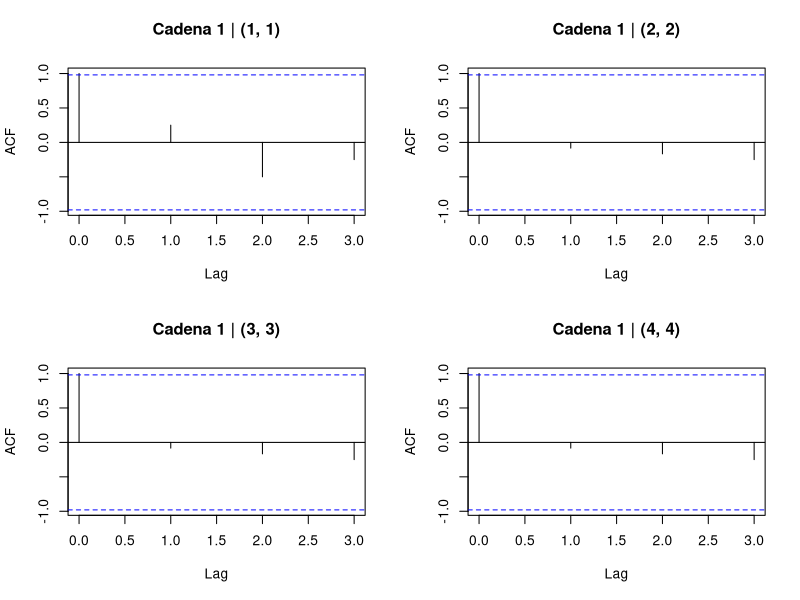
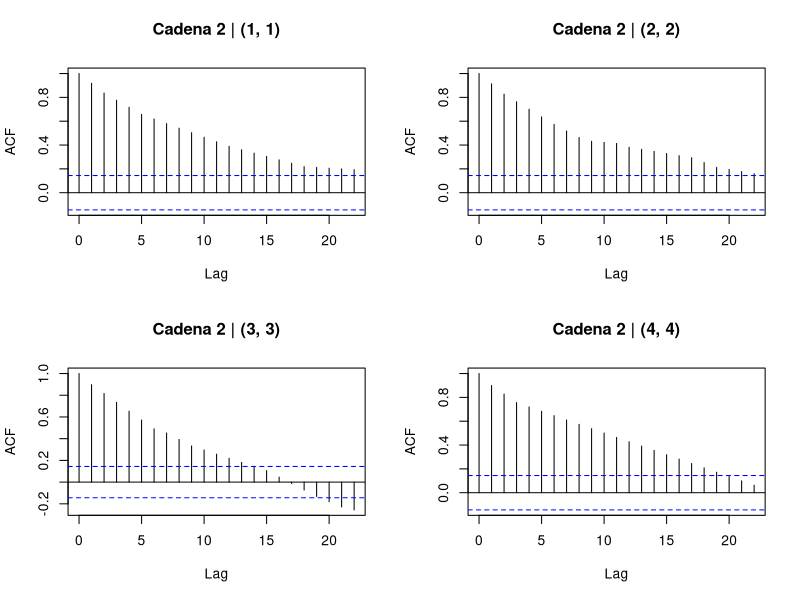
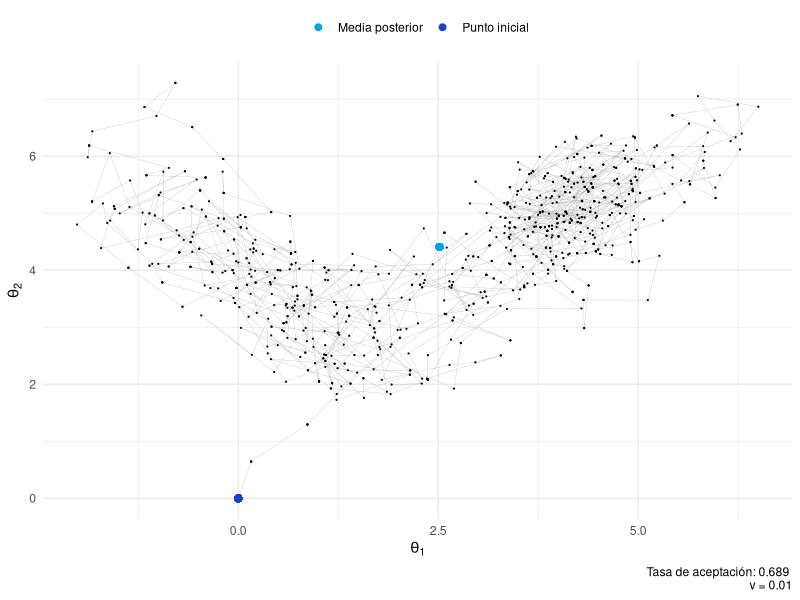
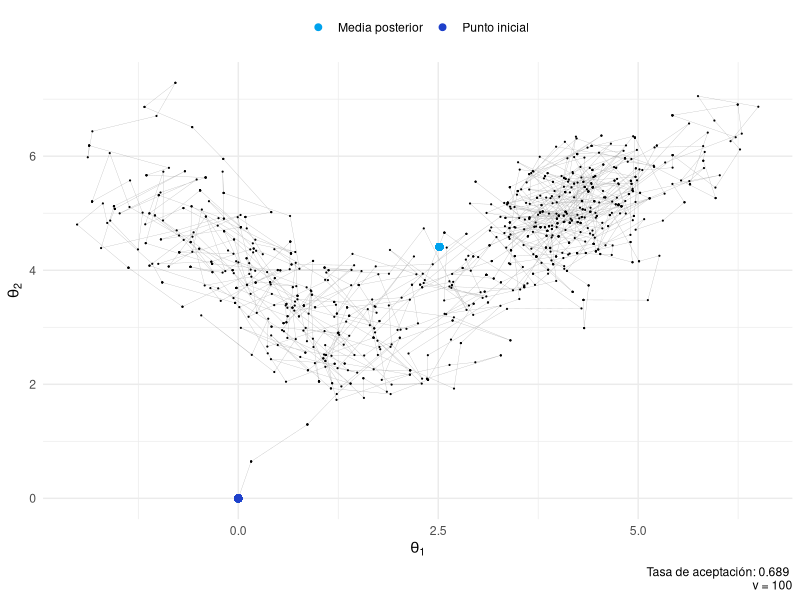
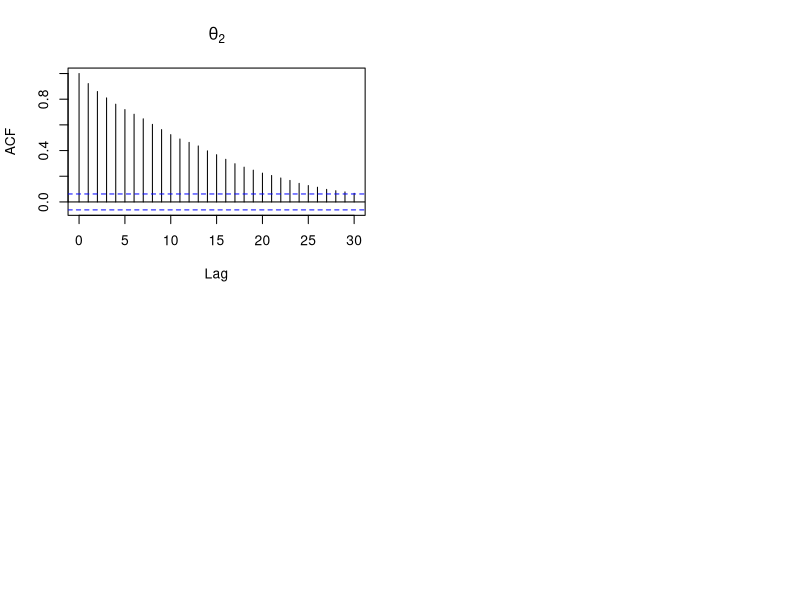
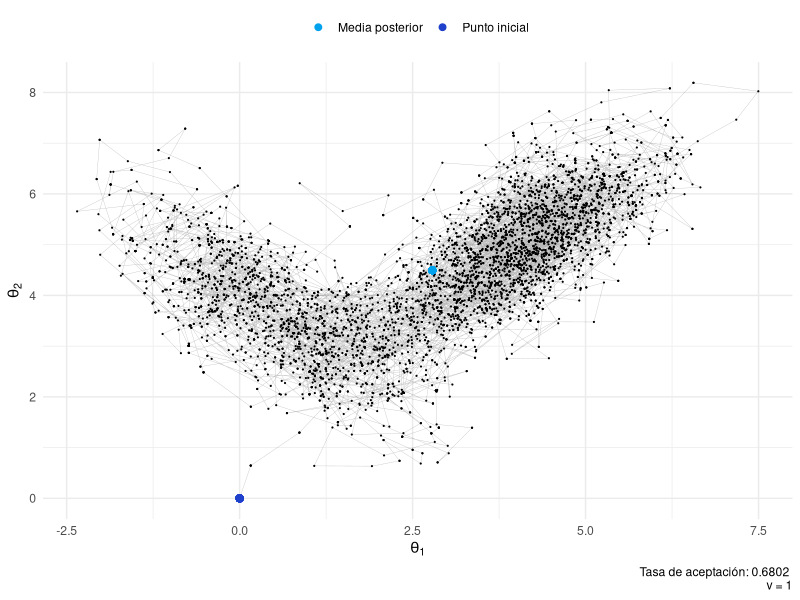
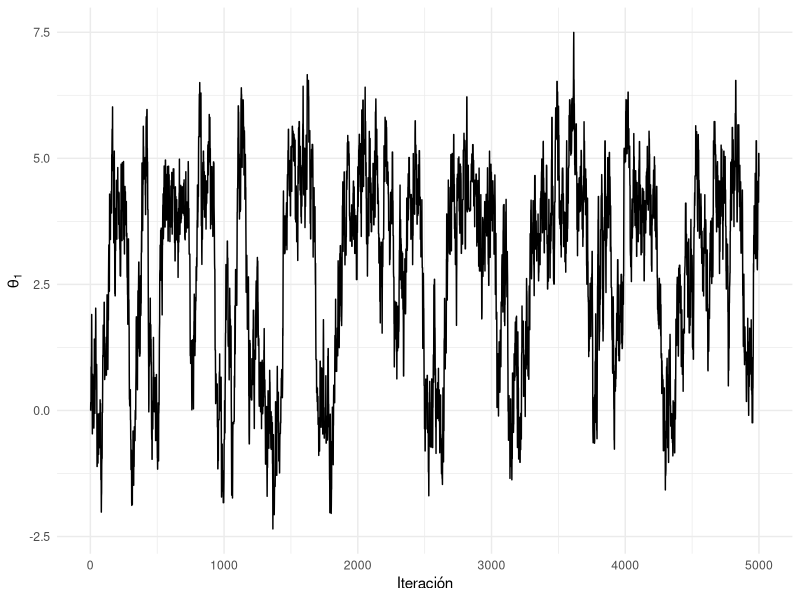
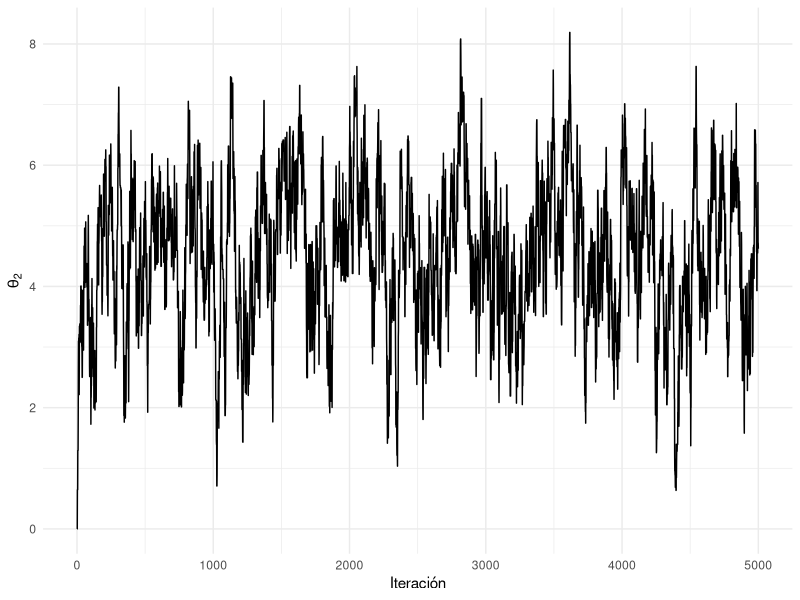

Write R code to recreate these figures, in order.
## ---- chunk 1
library(rmarkdown)
library(tidyverse)
library(mvtnorm)
library(matrixStats)
options(digits = 4)

knitr::opts_chunk$set(
  cache = TRUE,
  dpi = 300,
  echo = TRUE,
  fig.align = "center",
  fig.width = 9,
  fig.height = 6
)

theme_set(theme_minimal())
## ---- chunk 2
init <- function(m, n) {
  X <- matrix(rbinom(m * n, 1, runif(1)), m, n)
  return(X)
}

N <- function(X) {
  count(c(X), value = 1)
}

D <- function(X) {
  n <- 0
  
  error <- function(x) {
    return(1)
  }
  
  for (i in 1:dim(X)[1]) {
    for (j in 1:dim(X)[2]) {
      up     <- tryCatch(X[i - 1, j], error = error)
      down   <- tryCatch(X[i + 1, j], error = error)
      left   <- tryCatch(X[i, j - 1], error = error)
      right  <- tryCatch(X[i, j + 1], error = error)
      centre <- X[i, j]
      
      ifelse((centre == 1) & (up == 0), n <- n + 1, n)
      ifelse((centre == 1) & (down == 0), n <- n + 1, n)
      ifelse((centre == 1) & (left == 0), n <- n + 1, n)
      ifelse((centre == 1) & (right == 0), n <- n + 1, n)
    }
  }
  
  return(n)
}

dist <- function(X, p, lambda) {
  m <- dim(X)[1]
  n <- dim(X)[2]
  
  (p ^ N(X)) * ((1 - p) ^ ((m * n) - N(X))) * exp(-lambda * D(X))
}

q.1 <- function(X) {
  m <- dim(X)[1]
  n <- dim(X)[2]
  Y <- matrix(rbinom(m * n, 1, p), m, n)
  return(Y)
}

q.2 <- function(X) {
  m <- dim(X)[1]
  n <- dim(X)[2]
  a <- sample(m, 1)
  b <- sample(n, 1)
  x <- rbinom(1, 1, 0.5)
  X[a, b] <- x
  return(X)
}
## ---- chunk 3
simulation <- function(iterations, X, p, lambda, q) {
  m <- dim(X)[1]
  n <- dim(X)[2]
  chain <- matrix(NA, length(c(X)), iterations)
  chain[, 1] <- c(X)
  
  for (t in 2:(iterations)) {
    x <- chain[, t - 1]
    sample.x <- matrix(x, m, n)
    y <- c(do.call(q, list(sample.x)))
    sample.y <- matrix(y, m, n)
    
    U <- runif(1)
    MHR <- dist(sample.y, p, lambda) / dist(sample.x, p, lambda)
    alpha <- min(1, MHR)
    
    if (U <= alpha) {
      chain[, t] <- y
    }
    else {
      chain[, t] <- x
    }
    
    diag.count <- count(diag(matrix(chain[, t], m, n)), value = 1)
    identity <- count(diag(diag(nrow = m, ncol = n)), value = 1)
    
    if (diag.count == identity) {
      break
    }
  }
  
  keep.cols <- which(apply(!is.na(chain), 2, all))
  chain <- chain[, keep.cols]
  no.iter <- ncol(chain) # periodo de calentamiento
  final.matrix <- matrix(chain[, no.iter], m, n)
  return(list(chain, final.matrix, no.iter))
}
## ---- chunk 4
m <- n <- 4
k <- 100
p <- c(0.5, 0.8)
lambda <- c(0, 1, 3)

set.seed(181121)
X <- init(m, n)

# Usando q1
for (i in p) {
  for (j in lambda) {
    prob <- mean(replicate(k, 1 - simulation(k, X, i, j, q.1)[[3]] / k))
    cat("(p =", i, ", lambda =", j, "\b)", "probability:", prob, "\n")
  }
}

# Usando q2
for (i in p) {
  for (j in lambda) {
    prob <- mean(replicate(k, 1 - simulation(k, X, i, j, q.2)[[3]] / k))
    cat("(p =", i, ", lambda =", j, "\b)", "probability:", prob, "\n")
  }
}
## ---- chunk 5
set.seed(181121)
chain.1 <- simulation(1000, X, 0.5, 0, q.1)
set.seed(181121)
chain.2 <- simulation(1000, X, 0.5, 0, q.2)
## ---- chunk 6
par(mfrow = c(2, 2))
acf(chain.1[[1]][1, ], main = "Cadena 1 | (1, 1)")
acf(chain.1[[1]][6, ], main = "Cadena 1 | (2, 2)")
acf(chain.1[[1]][11, ], main = "Cadena 1 | (3, 3)")
acf(chain.1[[1]][16, ], main = "Cadena 1 | (4, 4)")
acf(chain.2[[1]][1, ], main = "Cadena 2 | (1, 1)")
acf(chain.2[[1]][6, ], main = "Cadena 2 | (2, 2)")
acf(chain.2[[1]][11, ], main = "Cadena 2 | (3, 3)")
acf(chain.2[[1]][16, ], main = "Cadena 2 | (4, 4)")
## ---- chunk 7
X
## ---- chunk 8
chain.1[[2]]
## ---- chunk 9
chain.2[[2]]
## ---- chunk 10
mu.1 <- c(4, 5)
mu.2 <- c(0.7, 3.5)
sigma.1 <- matrix(c(1, 0.7, 0.7, 1), 2, 2)
sigma.2 <- matrix(c(1, -0.7, -0.7, 1), 2, 2)
I.2 <- diag(2)

mix.norm <- function(x) {
  0.7 * dmvnorm(x, mean = mu.1, sigma = sigma.1) +
    0.3 * dmvnorm(x, mean = mu.2, sigma = sigma.2)
}

q <- function(a, b, c) {
  dmvnorm(a, mean = b, sigma = (c * I.2))
}

# Simulación
simulation <- function(n, init, v) {
  X <- matrix(c(NA, NA), 2, n)
  X[, 1] <- init
  count <- 0
  
  for (t in 1:(n - 1)) {
    x <- X[, t]
    y <- x + (2 * runif(2) - 1)
    U <- runif(1)
    MHR <- (mix.norm(y) * q(x, y, v)) /
      (mix.norm(x) * q(y, x, v))
    alpha <- min(1, MHR)
    if (U <= alpha) {
      X[, t + 1] <- y
    }
    else {
      X[, t + 1] <- x
    }
    ifelse(alpha != 1,
           count <- count + 1,
           count <- count)
  }
  
  prob <- count / n
  X <- data.frame(x = X[1, ], y = X[2, ], n = 1:n, prob = prob, v = v)
  
  return(X)
}

# Visualización
visualize <- function(X) {
  colours <-
    c("Punto inicial" = "#1e40ca",
      "Media posterior" = "#00a2ed")
  
  p.1 <- ggplot(X) +
    geom_path(aes(x = x, y = y), size = 0.1, alpha = 0.3) +
    geom_point(aes(x = x, y = y), size = 0.1) +
    geom_point(aes(x = x[1],
                   y = y[1],
                   colour = "Punto inicial"), size = 2) +
    geom_point(aes(
      x = mean(x),
      y = mean(y),
      colour = "Media posterior"
    ), size = 2) +
    labs(
      title = NULL,
      x = expression(theta[1]),
      y = expression(theta[2]),
      caption = paste("Tasa de aceptación:", X$prob[1],
                      "\nv =", X$v[1])
    ) +
    scale_colour_manual(name = NULL, values = colours) +
    theme(legend.position = "top")
  
  p.2 <- ggplot(X) +
    geom_line(aes(x = n, y = x)) +
    labs(title = NULL,
         x = "Iteración",
         y = expression(theta[1]))
  
  p.3 <- ggplot(X) +
    geom_line(aes(x = n, y = y)) +
    labs(title = NULL,
         x = "Iteración",
         y = expression(theta[2]))
  
  p.4 <- ggplot(X, aes(x = x, y = ..density..)) +
    geom_histogram(binwidth = 0.5,
                   fill = "#1e40ca",
                   alpha = 0.6) +
    geom_density() +
    labs(title = NULL,
         x = expression(theta[1]))
  
  p.5 <- ggplot(X, aes(x = y, y = ..density..)) +
    geom_histogram(binwidth = 0.5,
                   fill = "#1e40ca",
                   alpha = 0.6) +
    geom_density() +
    labs(title = NULL,
         x = expression(theta[2]))
  
  plots <- list(p.1, p.2, p.3, p.4, p.5)
  return(plots)
}
## ---- chunk 11
set.seed(181121)
visualize(simulation(1000, c(0, 0), 0.01))[[1]]
set.seed(181121)
visualize(simulation(1000, c(0, 0), 100))[[1]]
## ---- chunk 12
set.seed(181121)
Y <- simulation(1000, c(0, 0), 1)
acf(Y$y, main = expression(theta[2]))
## ---- chunk 13
set.seed(181121)
Y <- simulation(5000, c(0, 0), 1)
visualize(Y)[[1]]
visualize(Y)[[2]]
visualize(Y)[[3]]
visualize(Y)[[4]]
visualize(Y)[[5]]
## ---- chunk 14
n <- 100000
a <- 0
b <- pi / 3

set.seed(181121)
sim.u     <- runif(n, a, b)
sim.raw   <- sin(sim.u)
theta.raw <- cumsum(sim.raw) / (1:n)
theta.raw <- (b - a) * theta.raw
theta.1   <- tail(theta.raw, 1)
var.1     <- var(sim.raw)
## ---- chunk 15
sim.v     <- a + (b - sim.u)
sim.ant   <- (sin(sim.u) + sin(sim.v)) / 2
theta.ant <- cumsum(sim.ant) / (1:n)
theta.ant <- (b - a) * theta.ant
theta.2   <- tail(theta.ant, 1)
var.2     <- var(sim.ant)
## ---- chunk 16
k <- 1000

# Piloto
set.seed(181121)
u <- runif(k, a, b)
x <- pi / 2 - u
y <- cos(x)
alpha <- -lm(y ~ x)$coeff[2]

# Simulación
set.seed(181121)
u <- runif(n, a, b)
x <- pi / 2 - u
y <- cos(x)

sim.cv   <- y + alpha * (x - mean(x))
theta.cv <- cumsum(sim.cv) / (1:n)
theta.cv <- (b - a) * theta.cv
theta.3  <- tail(theta.cv, 1)
var.3    <- var(sim.cv)
## ---- chunk 17
df <- data.frame(n = 1:n,
                 raw = theta.raw,
                 ant = theta.ant,
                 cv = theta.cv)

colours <- c(
  "Monte Carlo crudo" = "#1e40ca",
  "Variables antitéticas" = "#00a2ed",
  "Variables de control" = "#051c2c"
)

ggplot(df) +
  geom_line(aes(x = n, y = raw, colour = "Monte Carlo crudo")) +
  geom_line(aes(x = n, y = ant, colour = "Variables antitéticas")) +
  geom_line(aes(x = n, y = cv, colour = "Variables de control")) +
  ylim(0.475, 0.525) +
  scale_colour_manual(name = NULL, values = colours) +
  labs(title = NULL,
       x = "n",
       y = expression(theta)) +
  theme(legend.position = "bottom")
## ---- chunk 18
obs <- c(4.59, 4.153, 2.46, 2.732, 2.973)
## ---- chunk 19
mean <- 3
sd <- 1

prob <- 0

for (i in 0:2) {
  p <- choose(5, i) *
    (pnorm(3, mean, sd)) ^ (i) *
    (1 - pnorm(3, mean, sd)) ^ (5 - i)
  prob <- prob + p
}

prob
